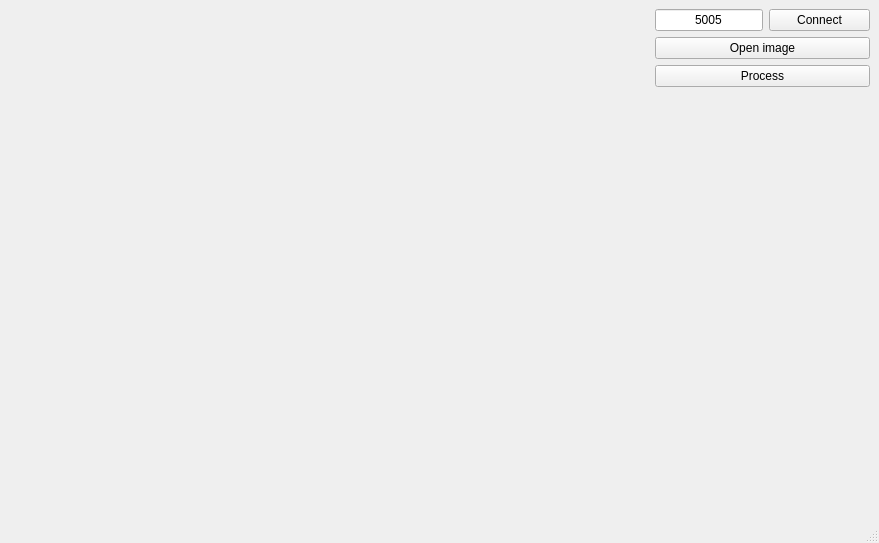
<?xml version="1.0" encoding="UTF-8"?>
<ui version="4.0">
 <class>MainWindow</class>
 <widget class="QMainWindow" name="MainWindow">
  <property name="geometry">
   <rect>
    <x>0</x>
    <y>0</y>
    <width>879</width>
    <height>543</height>
   </rect>
  </property>
  <property name="windowTitle">
   <string>MainWindow</string>
  </property>
  <widget class="QWidget" name="centralwidget">
   <layout class="QHBoxLayout" name="horizontalLayout">
    <item>
     <layout class="QGridLayout" name="gridLayout">
      <item row="0" column="0" rowspan="4">
       <widget class="QLabel" name="m_imageLabel">
        <property name="sizePolicy">
         <sizepolicy hsizetype="Expanding" vsizetype="Preferred">
          <horstretch>0</horstretch>
          <verstretch>0</verstretch>
         </sizepolicy>
        </property>
        <property name="minimumSize">
         <size>
          <width>640</width>
          <height>480</height>
         </size>
        </property>
        <property name="maximumSize">
         <size>
          <width>640</width>
          <height>480</height>
         </size>
        </property>
        <property name="text">
         <string/>
        </property>
       </widget>
      </item>
      <item row="1" column="1" colspan="2">
       <widget class="QPushButton" name="m_openImageBt">
        <property name="text">
         <string>Open image</string>
        </property>
       </widget>
      </item>
      <item row="2" column="1" colspan="2">
       <widget class="QPushButton" name="m_processImageBt">
        <property name="text">
         <string>Process</string>
        </property>
       </widget>
      </item>
      <item row="3" column="1">
       <spacer name="verticalSpacer">
        <property name="orientation">
         <enum>Qt::Vertical</enum>
        </property>
        <property name="sizeHint" stdset="0">
         <size>
          <width>20</width>
          <height>40</height>
         </size>
        </property>
       </spacer>
      </item>
      <item row="0" column="2">
       <widget class="QPushButton" name="m_connectBt">
        <property name="text">
         <string>Connect</string>
        </property>
       </widget>
      </item>
      <item row="0" column="1">
       <widget class="QLineEdit" name="m_hostAddress">
        <property name="sizePolicy">
         <sizepolicy hsizetype="Preferred" vsizetype="Fixed">
          <horstretch>0</horstretch>
          <verstretch>0</verstretch>
         </sizepolicy>
        </property>
        <property name="text">
         <string>5005</string>
        </property>
        <property name="alignment">
         <set>Qt::AlignCenter</set>
        </property>
       </widget>
      </item>
     </layout>
    </item>
   </layout>
  </widget>
  <widget class="QMenuBar" name="menubar">
   <property name="geometry">
    <rect>
     <x>0</x>
     <y>0</y>
     <width>879</width>
     <height>21</height>
    </rect>
   </property>
  </widget>
  <widget class="QStatusBar" name="statusbar"/>
 </widget>
 <resources/>
 <connections/>
</ui>
